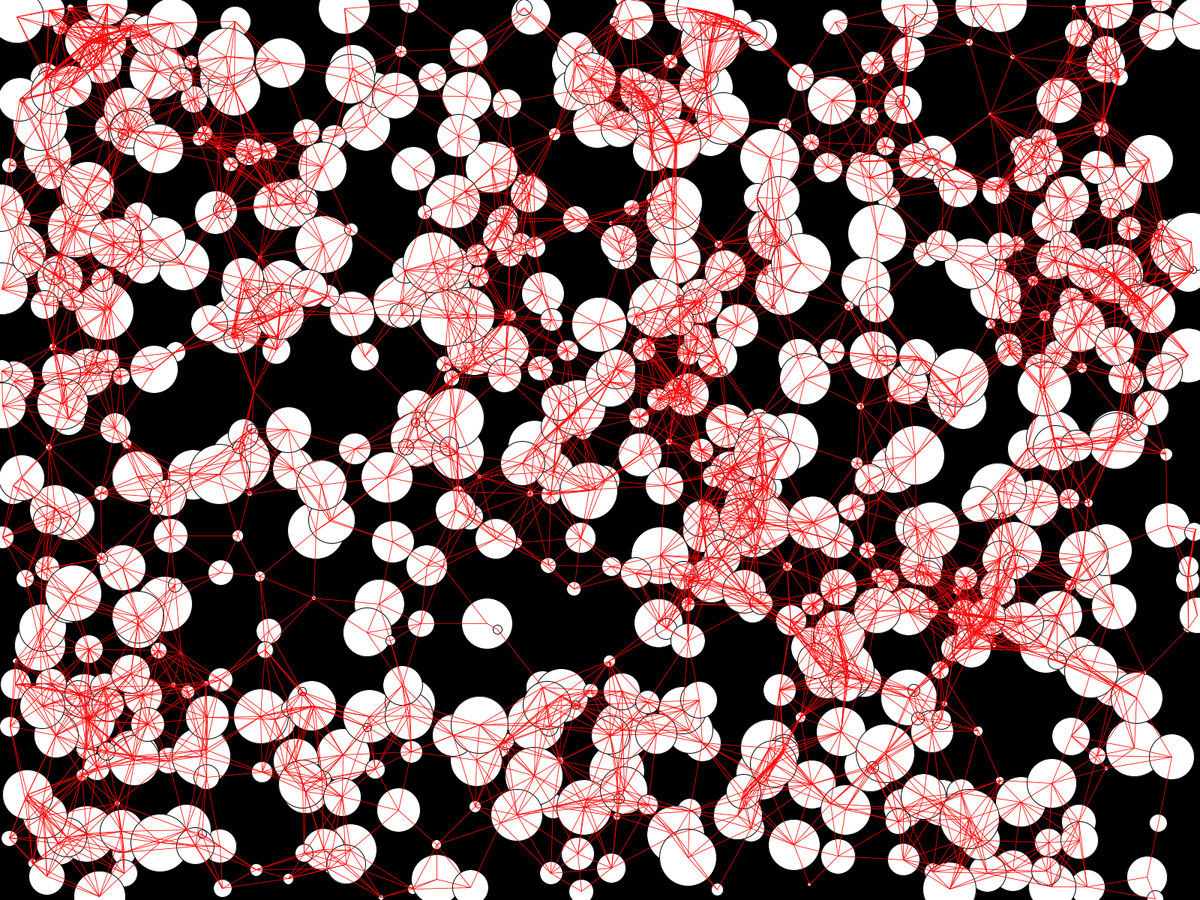
Frame 1 (no input)
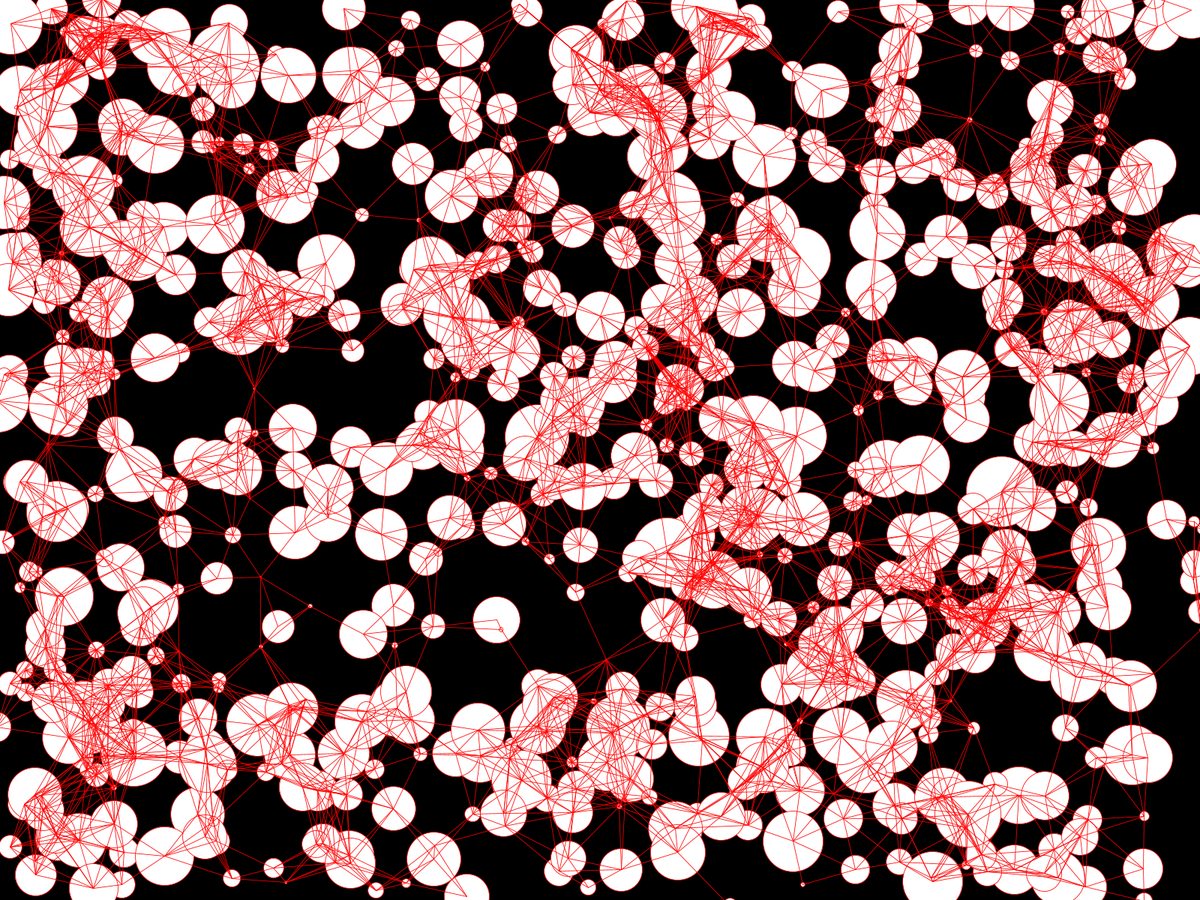
Frame 60 (the mouse pressed at the canvas centre just before this capture)
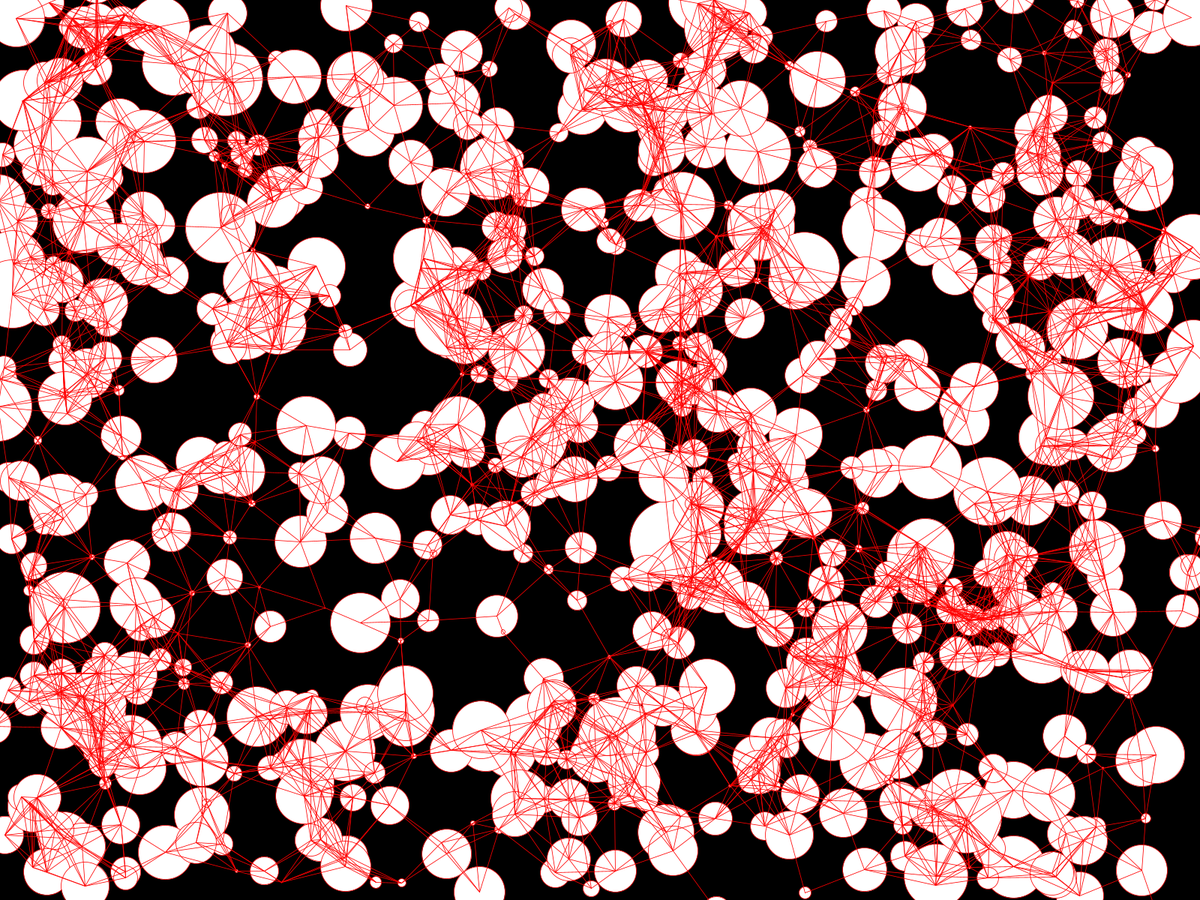
Frame 120 (the mouse held since frame 60 and released just before this capture)

The Processing sketch that drew these frames (run headless with seeded random() and noise(); from frame 60 on, the mouse is pressed at the canvas centre):

// Processing sketch: sketch_8
// ── sketch_8.pde
int num =800;
Y[]yuans = new Y[num];//类名[]对象数组名 = new 类名[数组的大小];


void setup(){
  fullScreen();//满屏
// size(600,600); 
 for (int i=0;i<num;i++){
  yuans[i]=new Y(random(0,width),random(0,height),random(0,80)); 
 }
}

//———画画中要执行类，将函数放在这里update、display————
void draw(){
  background(0);
  for (int i=0;i<num;i++){
  yuans[i].update();
  yuans[i].display();
  }
  
  for(int i=0;i<num;i++){
   for(int j=i+1;j<num;j++){
     if(dist(yuans[i].x,yuans[i].y,yuans[j].x,yuans[j].y)<100)
     //第一个值的横纵坐标和第二个值的横纵坐标的长度<100
     {
       stroke(255,0,0);
       strokeWeight(0.8);
     // strokeWeight(8-dist(yuans[i].x,yuans[i].y,yuans[j].x,yuans[j].y)*0.1);
       
       line(yuans[i].x,yuans[i].y,yuans[j].x,yuans[j].y);
       }
   }
  }
 }    
    
    
    
  //————————class函数——————————————
class Y
{
 float x,y,r;//x坐标，y坐标，r直径
 Y(float x,float y,float r)//构造函数，初始化
 {
   this.x=x;
   this.y=y;
   this.r=r;
 }
  void update()//用来更新位置等变量
  {
  x+=random(-2,2);
  y+=random(-2,2);
  r+=random(-2,2);
  }
  void display()//用来画画
  {
   fill(255);
   ellipse(x,y,r,r);
  }
}
